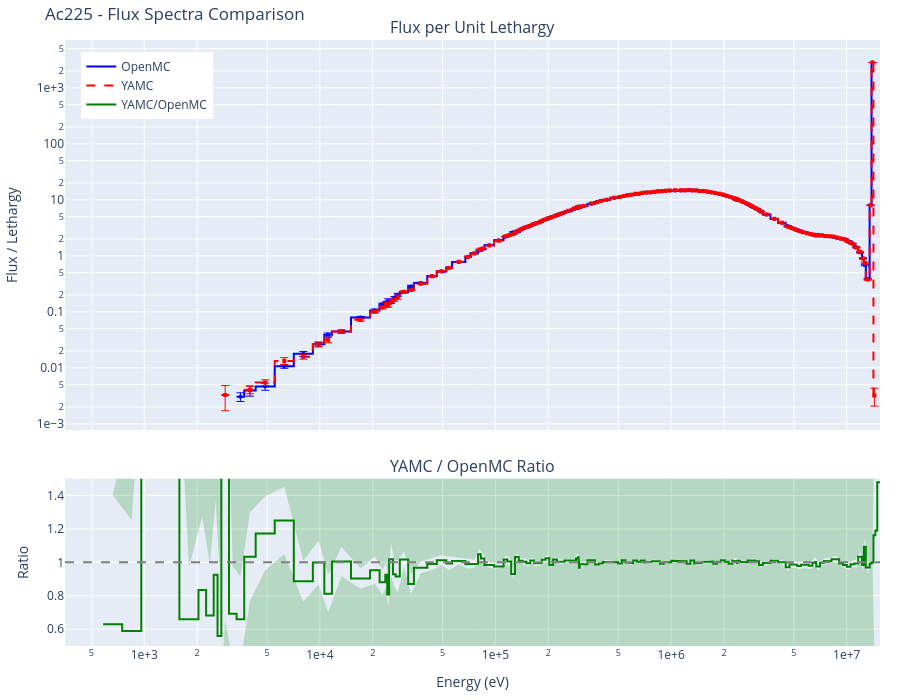
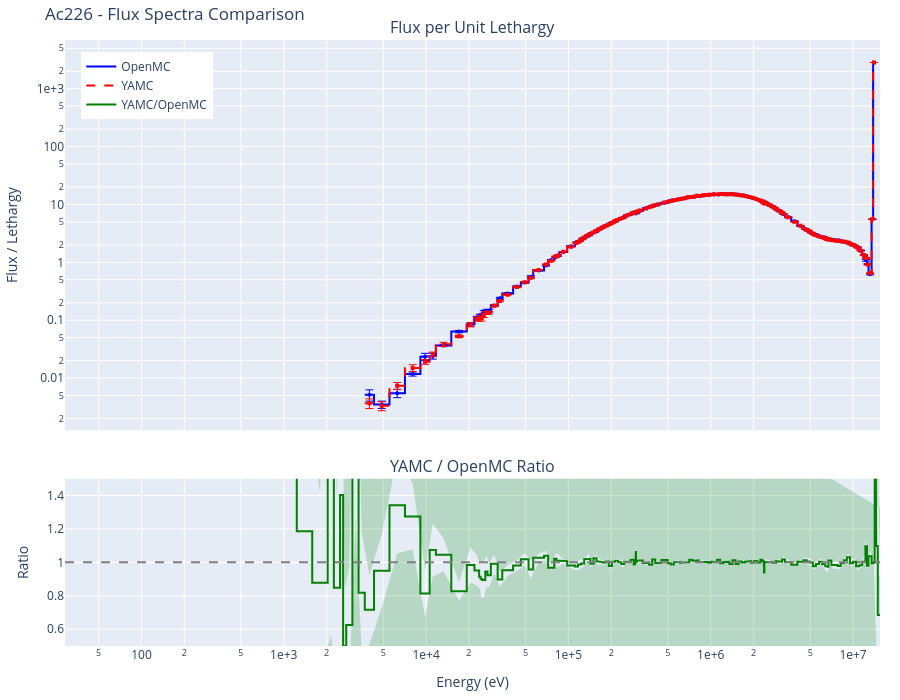
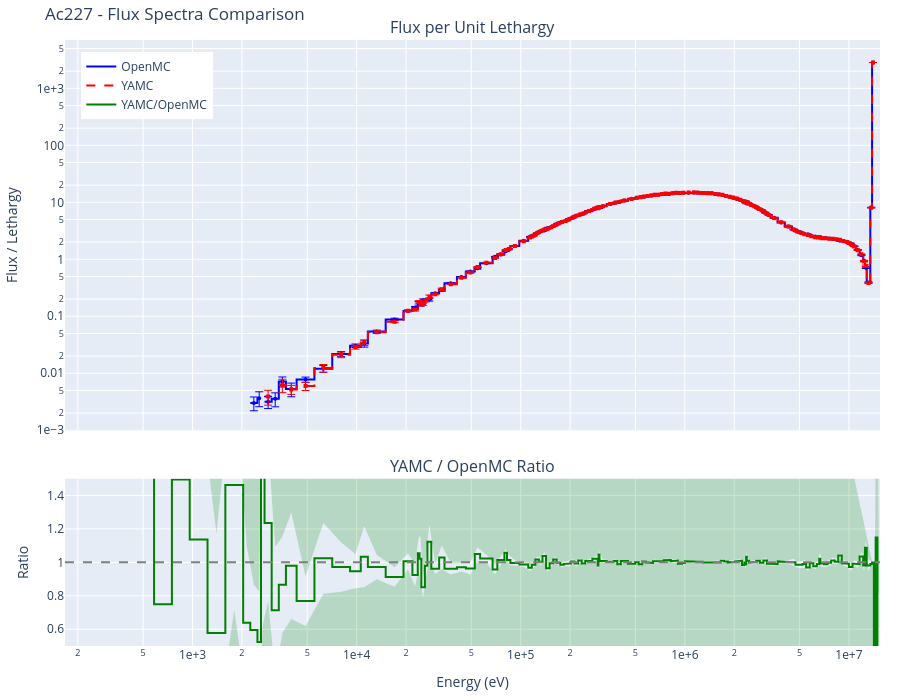

Notebook code for these charts, in order:
### Markdown cell above
## Results by Nuclide

Below are the comparison results for each nuclide. Each section includes:

- Interactive flux spectra plot (log-log scale)
- YAMC/OpenMC ratio plot with uncertainty band
- Tally comparison table sorted by relative difference
- Performance comparison (particles/second)

### Code cell
# Display results for each nuclide
for nuclide, results in all_results.items():
    openmc_results = results['openmc']
    yamc_results = results['yamc']
    
    # Header
    display(Markdown(f"## {nuclide}"))
    
    # Performance comparison
    openmc_pps = openmc_results['particles/s']
    yamc_pps = yamc_results['particles/s']
    speedup = yamc_pps / openmc_pps
    display(Markdown(f"**Performance:** OpenMC: {openmc_pps:,.0f} particles/s | YAMC: {yamc_pps:,.0f} particles/s | Speedup: {speedup:.2f}x"))
    
    # Flux spectra plot
    fig = create_comparison_plot(openmc_results, yamc_results)
    fig.update_layout(title=f"{nuclide} - Flux Spectra Comparison")
    fig.show()
    
    # Spectral agreement statistics
    display(Markdown("### Spectral Agreement"))
    stats = calculate_spectral_agreement(openmc_results, yamc_results)
    agreement_table = create_agreement_table(stats)
    display(agreement_table.style.hide(axis='index'))
    
    # Tally table
    display(Markdown("### Tally Comparison"))
    table = create_tally_table(openmc_results, yamc_results)
    display(table.style.hide(axis='index'))
    
    print()  # Add spacing between nuclides

### Figure 1 — Plotly figure (JSON) as saved in the notebook; plotly's stock layout.template omitted (floating-point values rounded to 4 significant figures; data arrays with more than 128 entries replaced by an {"elided": "..."} marker saying what was removed)
{"data": [{"line": {"color": "blue", "width": 2}, "mode": "lines", "name": "OpenMC", "type": "scatter", "x": {"elided": "350 float values"}, "xaxis": "x", "y": {"elided": "350 float values"}, "yaxis": "y"}, {"line": {"color": "red", "dash": "dash", "width": 2}, "mode": "lines", "name": "YAMC", "type": "scatter", "x": {"elided": "350 float values"}, "xaxis": "x", "y": {"elided": "350 float values"}, "yaxis": "y"}, {"error_y": {"array": {"elided": "175 float values"}, "color": "blue", "thickness": 1, "type": "data", "visible": true}, "marker": {"color": "blue", "size": 4, "symbol": "circle"}, "mode": "markers", "name": "OpenMC error", "showlegend": false, "type": "scatter", "x": {"elided": "175 float values"}, "xaxis": "x", "y": {"elided": "175 float values"}, "yaxis": "y"}, {"error_y": {"array": {"elided": "175 float values"}, "color": "red", "thickness": 1, "type": "data", "visible": true}, "marker": {"color": "red", "size": 4, "symbol": "square"}, "mode": "markers", "name": "YAMC error", "showlegend": false, "type": "scatter", "x": {"elided": "175 float values"}, "xaxis": "x", "y": {"elided": "175 float values"}, "yaxis": "y"}, {"line": {"color": "green", "width": 2}, "mode": "lines", "name": "YAMC/OpenMC", "type": "scatter", "x": {"elided": "350 float values"}, "xaxis": "x2", "y": {"elided": "350 float values"}, "yaxis": "y2"}, {"fill": "toself", "fillcolor": "rgba(0, 128, 0, 0.2)", "line": {"color": "rgba(255,255,255,0)"}, "name": "Uncertainty", "showlegend": false, "type": "scatter", "x": {"elided": "350 float values"}, "xaxis": "x2", "y": {"elided": "350 float values"}, "yaxis": "y2"}], "layout": {"annotations": [{"font": {"size": 16}, "showarrow": false, "text": "Flux per Unit Lethargy", "x": 0.5, "xanchor": "center", "xref": "paper", "y": 1.0, "yanchor": "bottom", "yref": "paper"}, {"font": {"size": 16}, "showarrow": false, "text": "YAMC / OpenMC Ratio", "x": 0.5, "xanchor": "center", "xref": "paper", "y": 0.276, "yanchor": "bottom", "yref": "paper"}], "height": 700, "legend": {"x": 0.02, "y": 0.98}, "margin": {"b": 40, "l": 60, "r": 20, "t": 40}, "shapes": [{"line": {"color": "gray", "dash": "dash"}, "type": "line", "x0": 0, "x1": 1, "xref": "x2 domain", "y0": 1.0, "y1": 1.0, "yref": "y2"}], "title": {"text": "Ac225 - Flux Spectra Comparison"}, "xaxis": {"anchor": "y", "domain": [0.0, 1.0], "exponentformat": "e", "matches": "x2", "range": [2.548, 7.189], "showticklabels": false, "type": "log"}, "xaxis2": {"anchor": "y2", "domain": [0.0, 1.0], "exponentformat": "e", "range": [2.548, 7.189], "title": {"text": "Energy (eV)"}, "type": "log"}, "yaxis": {"anchor": "x", "domain": [0.356, 1.0], "exponentformat": "e", "title": {"text": "Flux / Lethargy"}, "type": "log"}, "yaxis2": {"anchor": "x2", "domain": [0.0, 0.276], "range": [0.5, 1.5], "title": {"text": "Ratio"}}}}

### Figure 2 — Plotly figure (JSON) as saved in the notebook; plotly's stock layout.template omitted (floating-point values rounded to 4 significant figures; data arrays with more than 128 entries replaced by an {"elided": "..."} marker saying what was removed)
{"data": [{"line": {"color": "blue", "width": 2}, "mode": "lines", "name": "OpenMC", "type": "scatter", "x": {"elided": "350 float values"}, "xaxis": "x", "y": {"elided": "350 float values"}, "yaxis": "y"}, {"line": {"color": "red", "dash": "dash", "width": 2}, "mode": "lines", "name": "YAMC", "type": "scatter", "x": {"elided": "350 float values"}, "xaxis": "x", "y": {"elided": "350 float values"}, "yaxis": "y"}, {"error_y": {"array": {"elided": "175 float values"}, "color": "blue", "thickness": 1, "type": "data", "visible": true}, "marker": {"color": "blue", "size": 4, "symbol": "circle"}, "mode": "markers", "name": "OpenMC error", "showlegend": false, "type": "scatter", "x": {"elided": "175 float values"}, "xaxis": "x", "y": {"elided": "175 float values"}, "yaxis": "y"}, {"error_y": {"array": {"elided": "175 float values"}, "color": "red", "thickness": 1, "type": "data", "visible": true}, "marker": {"color": "red", "size": 4, "symbol": "square"}, "mode": "markers", "name": "YAMC error", "showlegend": false, "type": "scatter", "x": {"elided": "175 float values"}, "xaxis": "x", "y": {"elided": "175 float values"}, "yaxis": "y"}, {"line": {"color": "green", "width": 2}, "mode": "lines", "name": "YAMC/OpenMC", "type": "scatter", "x": {"elided": "350 float values"}, "xaxis": "x2", "y": {"elided": "350 float values"}, "yaxis": "y2"}, {"fill": "toself", "fillcolor": "rgba(0, 128, 0, 0.2)", "line": {"color": "rgba(255,255,255,0)"}, "name": "Uncertainty", "showlegend": false, "type": "scatter", "x": {"elided": "350 float values"}, "xaxis": "x2", "y": {"elided": "350 float values"}, "yaxis": "y2"}], "layout": {"annotations": [{"font": {"size": 16}, "showarrow": false, "text": "Flux per Unit Lethargy", "x": 0.5, "xanchor": "center", "xref": "paper", "y": 1.0, "yanchor": "bottom", "yref": "paper"}, {"font": {"size": 16}, "showarrow": false, "text": "YAMC / OpenMC Ratio", "x": 0.5, "xanchor": "center", "xref": "paper", "y": 0.276, "yanchor": "bottom", "yref": "paper"}], "height": 700, "legend": {"x": 0.02, "y": 0.98}, "margin": {"b": 40, "l": 60, "r": 20, "t": 40}, "shapes": [{"line": {"color": "gray", "dash": "dash"}, "type": "line", "x0": 0, "x1": 1, "xref": "x2 domain", "y0": 1.0, "y1": 1.0, "yref": "y2"}], "title": {"text": "Ac226 - Flux Spectra Comparison"}, "xaxis": {"anchor": "y", "domain": [0.0, 1.0], "exponentformat": "e", "matches": "x2", "range": [1.463, 7.189], "showticklabels": false, "type": "log"}, "xaxis2": {"anchor": "y2", "domain": [0.0, 1.0], "exponentformat": "e", "range": [1.463, 7.189], "title": {"text": "Energy (eV)"}, "type": "log"}, "yaxis": {"anchor": "x", "domain": [0.356, 1.0], "exponentformat": "e", "title": {"text": "Flux / Lethargy"}, "type": "log"}, "yaxis2": {"anchor": "x2", "domain": [0.0, 0.276], "range": [0.5, 1.5], "title": {"text": "Ratio"}}}}

### Figure 3 — Plotly figure (JSON) as saved in the notebook; plotly's stock layout.template omitted (floating-point values rounded to 4 significant figures; data arrays with more than 128 entries replaced by an {"elided": "..."} marker saying what was removed)
{"data": [{"line": {"color": "blue", "width": 2}, "mode": "lines", "name": "OpenMC", "type": "scatter", "x": {"elided": "350 float values"}, "xaxis": "x", "y": {"elided": "350 float values"}, "yaxis": "y"}, {"line": {"color": "red", "dash": "dash", "width": 2}, "mode": "lines", "name": "YAMC", "type": "scatter", "x": {"elided": "350 float values"}, "xaxis": "x", "y": {"elided": "350 float values"}, "yaxis": "y"}, {"error_y": {"array": {"elided": "175 float values"}, "color": "blue", "thickness": 1, "type": "data", "visible": true}, "marker": {"color": "blue", "size": 4, "symbol": "circle"}, "mode": "markers", "name": "OpenMC error", "showlegend": false, "type": "scatter", "x": {"elided": "175 float values"}, "xaxis": "x", "y": {"elided": "175 float values"}, "yaxis": "y"}, {"error_y": {"array": {"elided": "175 float values"}, "color": "red", "thickness": 1, "type": "data", "visible": true}, "marker": {"color": "red", "size": 4, "symbol": "square"}, "mode": "markers", "name": "YAMC error", "showlegend": false, "type": "scatter", "x": {"elided": "175 float values"}, "xaxis": "x", "y": {"elided": "175 float values"}, "yaxis": "y"}, {"line": {"color": "green", "width": 2}, "mode": "lines", "name": "YAMC/OpenMC", "type": "scatter", "x": {"elided": "350 float values"}, "xaxis": "x2", "y": {"elided": "350 float values"}, "yaxis": "y2"}, {"fill": "toself", "fillcolor": "rgba(0, 128, 0, 0.2)", "line": {"color": "rgba(255,255,255,0)"}, "name": "Uncertainty", "showlegend": false, "type": "scatter", "x": {"elided": "350 float values"}, "xaxis": "x2", "y": {"elided": "350 float values"}, "yaxis": "y2"}], "layout": {"annotations": [{"font": {"size": 16}, "showarrow": false, "text": "Flux per Unit Lethargy", "x": 0.5, "xanchor": "center", "xref": "paper", "y": 1.0, "yanchor": "bottom", "yref": "paper"}, {"font": {"size": 16}, "showarrow": false, "text": "YAMC / OpenMC Ratio", "x": 0.5, "xanchor": "center", "xref": "paper", "y": 0.276, "yanchor": "bottom", "yref": "paper"}], "height": 700, "legend": {"x": 0.02, "y": 0.98}, "margin": {"b": 40, "l": 60, "r": 20, "t": 40}, "shapes": [{"line": {"color": "gray", "dash": "dash"}, "type": "line", "x0": 0, "x1": 1, "xref": "x2 domain", "y0": 1.0, "y1": 1.0, "yref": "y2"}], "title": {"text": "Ac227 - Flux Spectra Comparison"}, "xaxis": {"anchor": "y", "domain": [0.0, 1.0], "exponentformat": "e", "matches": "x2", "range": [2.223, 7.189], "showticklabels": false, "type": "log"}, "xaxis2": {"anchor": "y2", "domain": [0.0, 1.0], "exponentformat": "e", "range": [2.223, 7.189], "title": {"text": "Energy (eV)"}, "type": "log"}, "yaxis": {"anchor": "x", "domain": [0.356, 1.0], "exponentformat": "e", "title": {"text": "Flux / Lethargy"}, "type": "log"}, "yaxis2": {"anchor": "x2", "domain": [0.0, 0.276], "range": [0.5, 1.5], "title": {"text": "Ratio"}}}}
